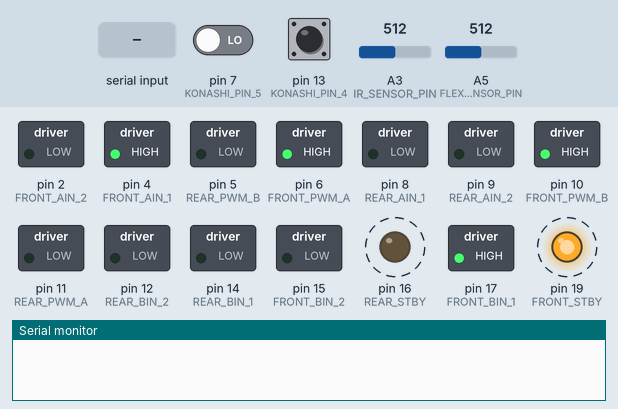
A sketch run on a simulated Arduino Leonardo, built with avr-gcc and run on an emulated ATmega32U4. On the bench: switched loads named in the sketch (green lamp = pin HIGH), output pins drawn as LEDs (lit = HIGH), the last lines printed to the serial monitor. Dashed ring = blinking. The inputs (shaded band) are chosen by the test bench; at power-on: pin 7 (KONASHI_PIN_5) LOW, pin 13 (KONASHI_PIN_4) HIGH, A3 (IR_SENSOR_PIN) = 512, A5 (FLEX_SENSOR_PIN) = 512.

Above: at 0.1 s.
At 1.2 s:
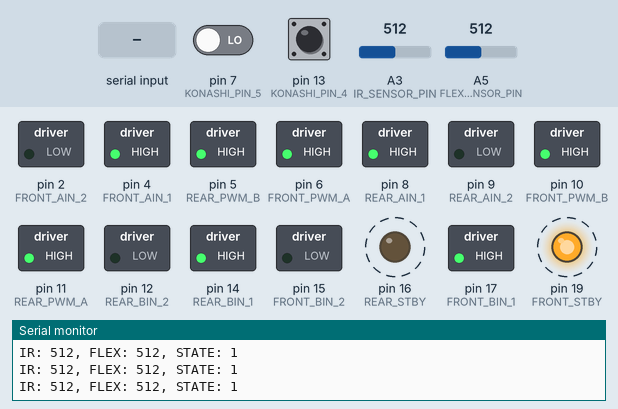
1.3 s: "1" received over the second serial link
Timing chart, 0 to 10.3 s (numbered marks = the images above; inputs shaded):
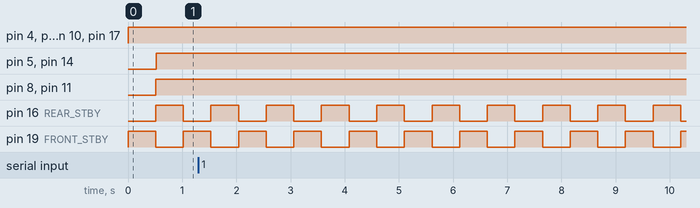

The sketch:

da_vinci.ino
```cpp
#include <MsTimer2.h>

// Macros for Pins of Da Vinci 32u4
#define PB0 17 // BIN_REAR_1
#define PB1 15 // BIN_REAR_2
#define PB2 16 // STBY_FRONT
#define PB3 14 // BIN_FRONT_1
#define PB4 8  // AIN_FRONT_1
#define PB5 9  // AIN_FRONT_2
#define PB6 10 // PWM_REAR_B
#define PB7 11 // PWM_FRONT_A
#define PC6 5  // PWM_FRONT_B
#define PC7 13 // KONASHI_PIN_4
#define PD0 3
#define PD1 2  // AIN_REAR_2
#define PD2 0  // RX
#define PD3 1  // TX
#define PD4 4  // AIN_REAR_1
#define PD5    // (TXLED)
#define PD6 12 // BIN_FRONT_2
#define PD7 6  // PWM_REAR_A
#define PE2    // (HWB)
#define PE6 7  // KONASHI_PIN_5
#define PF0 23 // (A5) FLEX_SENSOR_PIN
#define PF1 22 // (A4)
#define PF4 21 // (A3) IR_SENSOR_PIN
#define PF5 20 // (A2)
#define PF6 19 // (A1) STBY_REAR
#define PF7 18 // (A0) KONASHI_PIN_3


#define STATE_NEUTRAL 0
#define STATE_ENABLE_CONSUME 1
#define STATE_DISABLE_CONSUME 2
#define STATE_AVOID 3
#define STATE_CAUGHT 4

// MsTimer2でD3とD11を使用

// Front Motor Stand-by
#define FRONT_STBY PF6

// Front Motor A
#define FRONT_PWM_A PD7 //OK
#define FRONT_AIN_1 PD4 //OK
#define FRONT_AIN_2 PD1 //OK

// Front Motor B
#define FRONT_PWM_B PB6 //OK
#define FRONT_BIN_1 PB0 //OK
#define FRONT_BIN_2 PB1 //OK


// Rear Motor Stand-by
#define REAR_STBY PB2

// Rear Motor A
#define REAR_PWM_A PB7 //Speed control
#define REAR_AIN_1 PB4 //Direction
#define REAR_AIN_2 PB5 //Direction

// Rear Motor B
#define REAR_PWM_B PC6 //Speed control
#define REAR_BIN_1 PB3 //Direction
#define REAR_BIN_2 PD6 //Direction

#define IR_SENSOR_PIN PF4
#define IR_SENSOR_THRESHOLD 600
//#define IR_LED_PIN 13
volatile int irSensorValue = 0;

#define FLEX_SENSOR_PIN PF0
#define FLEX_SENSOR_THRESHOLD 700
volatile int flexSensorValue = 0;

//#define STATE_PIN PF4
//volatile int state = LOW;

#define KONASHI_PIN_3 PF7
#define KONASHI_PIN_4 PC7
#define KONASHI_PIN_5 PE6
//#define KONASHI_PIN_5_INTERRUPT 4
volatile int konashiPin4PrevValue = LOW;
volatile int konashiPin5PrevValue = LOW;
volatile int konashiPin4Value = LOW;
volatile int konashiPin5Value = LOW;

#define FRONT_WHEEL_RIGHT 0
#define FRONT_WHEEL_LEFT 1
#define REAR_WHEEL_RIGHT 0
#define REAR_WHEEL_LEFT 1
#define DIRECTION_FORWARD 1
#define DIRECTION_BACK 0


volatile int prevState;
volatile int currentState;

boolean bAvoided = false;
boolean enableAvoidance = false;


// Arduinoとのコミュニケーション用
#define START_BYTE 0x7E
#define END_BYTE 0x88
#define COMMAND_NEUTRAL 0x00
#define COMMAND_ENABLE_CONSUME 0x10
#define COMMAND_DISABLE_CONSUME 0x20
#define COMMAND_AVOID 0x30
#define COMMAND_CAUGHT 0x40

void setup()
{
  Serial.begin(9600);
  Serial1.begin(57600);

  analogReference(INTERNAL);

  // setup front motors
  pinMode(FRONT_STBY, OUTPUT);

  pinMode(FRONT_PWM_A, OUTPUT);
  pinMode(FRONT_AIN_1, OUTPUT);
  pinMode(FRONT_AIN_2, OUTPUT);

  pinMode(FRONT_PWM_B, OUTPUT);
  pinMode(FRONT_BIN_1, OUTPUT);
  pinMode(FRONT_BIN_2, OUTPUT);

  // setup rear motors
  pinMode(REAR_STBY, OUTPUT);

  pinMode(REAR_PWM_A, OUTPUT);
  pinMode(REAR_AIN_1, OUTPUT);
  pinMode(REAR_AIN_2, OUTPUT);

  pinMode(REAR_PWM_B, OUTPUT);
  pinMode(REAR_BIN_1, OUTPUT);
  pinMode(REAR_BIN_2, OUTPUT);

  pinMode(KONASHI_PIN_3, OUTPUT);
  pinMode(KONASHI_PIN_5, INPUT);

  digitalWrite(KONASHI_PIN_3, LOW);
  konashiPin4PrevValue = digitalRead(KONASHI_PIN_4);
  konashiPin5PrevValue = digitalRead(KONASHI_PIN_5);

  // KONASHIの4ピンがLOWなら消費可能、HIGHなら不可能
  if (konashiPin4PrevValue == konashiPin5PrevValue) {
    currentState = STATE_NEUTRAL;
  } else if (HIGH == konashiPin4PrevValue) {
    currentState = STATE_ENABLE_CONSUME;
  } else if (HIGH == konashiPin5PrevValue) {
    currentState = STATE_DISABLE_CONSUME;
  }

  prevState = currentState;

//  attachInterrupt(KONASHI_PIN_5_INTERRUPT, changeStateByKonashi, CHANGE);

  MsTimer2::set(100, observeInputs);
  MsTimer2::start();
}

void loop()
{
  String serialMsg = "";
  while (Serial1.available()) {
    serialMsg += Serial1.read();
  }

  if (0 != strcmp(serialMsg.c_str(), "")) {
    Serial.print("serial input: ");
    Serial.println(serialMsg);
  }

  if (STATE_NEUTRAL == currentState || STATE_ENABLE_CONSUME == currentState || STATE_DISABLE_CONSUME == currentState) {
   moveFront(FRONT_WHEEL_RIGHT, 255, DIRECTION_FORWARD);
    delay(10);
    moveFront(FRONT_WHEEL_LEFT, 255, DIRECTION_FORWARD);
    delay(500);
    stopFront();
//    delay(100);

    moveRear(REAR_WHEEL_RIGHT, 255, DIRECTION_FORWARD);
    delay(10);;
    moveRear(REAR_WHEEL_LEFT, 255, DIRECTION_FORWARD);
    delay(500);
    stopRear();
  } else if (STATE_ENABLE_CONSUME == currentState) {
    moveFront(FRONT_WHEEL_RIGHT, 255, DIRECTION_FORWARD);
    delay(10);
    moveFront(FRONT_WHEEL_LEFT, 255, DIRECTION_FORWARD);
    delay(500);
    stopFront();
//    delay(100);

    moveRear(REAR_WHEEL_RIGHT, 255, DIRECTION_FORWARD);
    delay(10);;
    moveRear(REAR_WHEEL_LEFT, 255, DIRECTION_FORWARD);
    delay(500);
    stopRear();
//    delay(100);
  } else if (STATE_AVOID == currentState) {
    moveFront(FRONT_WHEEL_RIGHT, 255, DIRECTION_FORWARD);
    delay(10);
    moveFront(FRONT_WHEEL_LEFT, 50, DIRECTION_BACK);
    delay(10);
    stopFront();

    moveRear(REAR_WHEEL_RIGHT, 255, DIRECTION_FORWARD);
    delay(10);
    moveRear(REAR_WHEEL_LEFT, 50, DIRECTION_BACK);
    delay(10);
    stopRear();
  } else if (STATE_CAUGHT == currentState) {
    stopFront();
    stopRear();
  }
}

// 前輪を動かす
void moveFront(int motor, int speed, int direction)
{
  digitalWrite(FRONT_STBY, HIGH); //disable standby

  boolean inPin1 = LOW;
  boolean inPin2 = HIGH;

  if (1 == direction) {
    inPin1 = HIGH;
    inPin2 = LOW;
  }

  if (0 == motor) {
    digitalWrite(FRONT_AIN_1, inPin1);
    digitalWrite(FRONT_AIN_2, inPin2);
    analogWrite(FRONT_PWM_A, speed);
  } else if (1 == motor) {
    digitalWrite(FRONT_BIN_1, inPin1);
    digitalWrite(FRONT_BIN_2, inPin2);
    analogWrite(FRONT_PWM_B, speed);
  }
}

// 後輪を動かす
void moveRear(int motor, int speed, int direction)
{
  digitalWrite(REAR_STBY, HIGH);

  boolean inPin1 = LOW;
  boolean inPin2 = HIGH;

  if (1 == direction) {
    inPin1 = HIGH;
    inPin2 = LOW;
  }

  if (0 == motor) {
    digitalWrite(REAR_AIN_1, inPin1);
    digitalWrite(REAR_AIN_2, inPin2);
    analogWrite(REAR_PWM_A, speed);
  } else if (1 == motor) {
    digitalWrite(REAR_BIN_1, inPin1);
    digitalWrite(REAR_BIN_2, inPin2);
    analogWrite(REAR_PWM_B, speed);
  }
}

// 前輪をストップさせる
void stopFront()
{
//enable standby
  digitalWrite(FRONT_STBY, LOW);
}

// 後輪をストップさせる
void stopRear()
{
  digitalWrite(REAR_STBY, LOW);
}

// 障害物を回避する
void avoid()
{
  Serial.println("avoid");
  bAvoided = true;
}

// Arduinoへコマンドを送信し、叫び声を再生する
void playShoutSound()
{
  Serial.println("shout");
}

// Arduinoへコマンドを送信し、歓喜の歌を再生する

// KONASHIの4ピンを監視する
void changeStateByKonashi()
{
  currentState = HIGH == digitalRead(KONASHI_PIN_5) ? STATE_DISABLE_CONSUME : STATE_ENABLE_CONSUME;

  if (HIGH == currentState) {
    Serial.println("consumable");
  } else {
    Serial.println("not consumable");

    bAvoided = false;
  }
}

// 測距センサーと曲げセンサーの値を監視する
void observeInputs()
{
//  Serial.println("check analog values");

  konashiPin4Value = digitalRead(KONASHI_PIN_4);
  konashiPin5Value = digitalRead(KONASHI_PIN_5);
  irSensorValue = analogRead(IR_SENSOR_PIN);
  flexSensorValue = analogRead(FLEX_SENSOR_PIN);
  Serial.print("IR: ");
  Serial.print(irSensorValue);
  Serial.print(", FLEX: ");
  Serial.print(flexSensorValue);
  Serial.print(", STATE: ");
  Serial.println(currentState);

  if (STATE_AVOID == prevState && IR_SENSOR_THRESHOLD > irSensorValue) {
    currentState = STATE_DISABLE_CONSUME;
  }

  if (STATE_CAUGHT == prevState && FLEX_SENSOR_THRESHOLD > flexSensorValue) {
    currentState = STATE_DISABLE_CONSUME;
  }

  if (LOW == konashiPin4PrevValue && HIGH == konashiPin4Value) {
    currentState = STATE_ENABLE_CONSUME;
  }

  if (LOW == konashiPin5PrevValue && HIGH == konashiPin5Value) {
    currentState = STATE_DISABLE_CONSUME;
  }

  if (STATE_DISABLE_CONSUME == currentState) {
    if (IR_SENSOR_THRESHOLD <= irSensorValue) {
      currentState = STATE_AVOID;
    }

    if (FLEX_SENSOR_THRESHOLD <= flexSensorValue) {
      currentState = STATE_CAUGHT;
    }
  }

  if (konashiPin4Value == konashiPin5Value) {
    currentState = STATE_NEUTRAL;
  }

  if (prevState != currentState) {
    Serial1.print((char)START_BYTE);

    switch (currentState) {
      case STATE_ENABLE_CONSUME:
        Serial1.print((char)COMMAND_ENABLE_CONSUME);
        break;

       case STATE_DISABLE_CONSUME:
         Serial1.print((char)COMMAND_DISABLE_CONSUME);
         break;

       case STATE_AVOID:
         Serial1.print((char)COMMAND_AVOID);
         break;

       case STATE_CAUGHT:
         Serial1.print((char)COMMAND_CAUGHT);
         break;

       case STATE_NEUTRAL:
         Serial1.print((char)COMMAND_NEUTRAL);
         break;

       default:
         break;
    }

    Serial1.print((char)END_BYTE);

    prevState = currentState;
  }

  konashiPin4PrevValue = konashiPin4Value;
  konashiPin5PrevValue = konashiPin5Value;
}
```

Measured:
- by itself, pin 16 (REAR_STBY), pin 19 (FRONT_STBY): alternates HIGH for 0.51 s and LOW for 0.51 s
